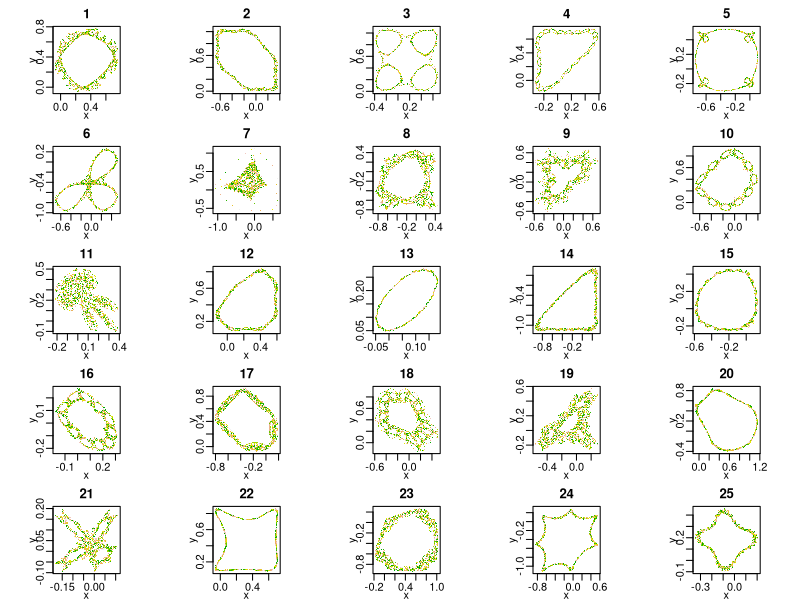
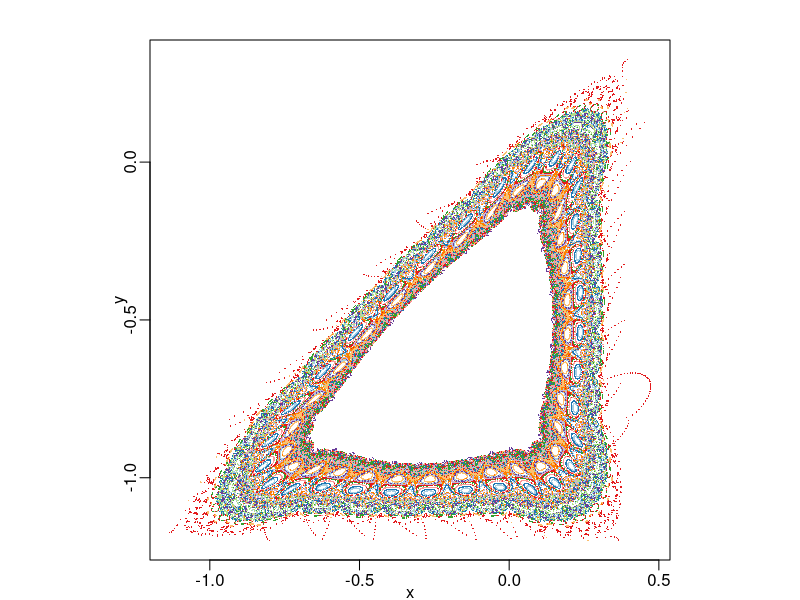

Write R code to recreate these figures, in order.
par(mfrow=c(5,5))
n=2000
m=1000
l=0
maxl=25
amat=vector(mode = "list", maxl)

while(l < maxl) {
  pm=array(data=NA, dim = c(n,2))
  # a=rep(0,12)
  # b=round(runif(n = 1, min = 4, max = 12),0)
  a=runif(5, min=-1.2, max = 1.2)
  
  xn=0.1
  yn=0.1
  ep=.0000001
  xm=xn+ep
  ym=xn+ep
  dbox=rep(NA,m)
  for(j in 1:m) {
    xn1=a[1]+ a[2]*xn +a[3]*sqrt(abs(xn)) + a[4]*xn^3 +yn
    yn1=a[5]- xn
    xm1=a[1]+ a[2]*xm + a[3]*sqrt(abs(xm)) + a[4]*xm^3 +ym
    ym1=a[5]- xm
    d=(xn1-xm1)^2+(yn1-ym1)^2
    dbox[j]=d
    xn=xn1
    yn=yn1
    xm=xm1
    ym=ym1
  }
  if(dbox[m]>100 || is.nan(dbox[m])) { next 
  } else if(any(abs(dbox[(m-500):(m-1)]-dbox[m])<.0000001) ){ next
  } else {
    for (j in 1:n) {
      xn1=a[1]+ a[2]*xn +a[3]*sqrt(abs(xn)) + a[4]*xn^3 +yn
      yn1=a[5]- xn
      pm[j,]=c(xn1,yn1)
      xn=xn1
      yn=yn1
      
      
    }
    if(any(is.nan(pm)) || any(abs(pm) > 1.2)){
      next
    } else {
      l=l+1
      amat[[l]]=a
      par(pty="s", mar=c(2,2,2,1), mgp=c(1.1,.5,0))
      plot(pm[,1], pm[,2], pch=16, cex=.2, main=l, col=terrain.colors(10), xlab = "x", ylab = "y")
    }  
  }
}

#blow up selected------------
a=amat[[14]]
n=2000
m=100
# te=as.vector(outer(seq(-.1,.1,.01), seq(-.1,.1,.01)*1i, FUN = "+"))
# xbox=Re(te)
# ybox=Im(te)
t=seq(0,(2*pi-2*pi/m), 2*pi/m)
xbox=cos(t)*0.1414214
ybox=sin(t)*0.1414214

pm=array(data=NA, dim = c(n*m,3))

s=0
col=0
for (k in 1:m) {
  xn=xbox[k]
  yn=ybox[k]
  col=col+1
  for (j in 1:n) {
    xn1=a[1]+ a[2]*xn +a[3]*sqrt(abs(xn)) + a[4]*xn^3 +yn
    yn1=a[5]- xn
    if(abs(xn1) > 1.2|| abs(yn1) > 1.2|| is.nan(xn1) || is.nan(yn1)){
      break
    } else {
      s=s+1  
      pm[s,]=c(xn1,yn1, col)
    }
    xn=xn1
    yn=yn1
    
  }
}
 # col=c("#67001f","#b2182b","#d6604d","#f4a582","#fddbc7", "#ffffff","#e0e0e0", "#bababa","#878787","#4d4d4d", "#1a1a1a")
# col=c("#a50026","#d73027","#f46d43","#fdae61","#fee090","#ffffbf","#e0f3f8","#abd9e9","#74add1","#4575b4","#313695")
      
 col=c("#a6cee3", "#1f78b4", "#b2df8a", "#33a02c", "#fb9a99","#e31a1c",  "#fdbf6f","#ff7f00","#cab2d6", "#6a3d9a","#ffff99")
# col=rainbow(11)
par(mfrow=c(1,1), pty="s", mar=c(2,2,2,1), mgp=c(1.1,.5,0))
plot(x=pm[1:s,1], y=pm[1:s,2], pch=16, cex=.2, main="", xlab = "x", ylab = "y", col=col[(pm[,3]) %% 11])
